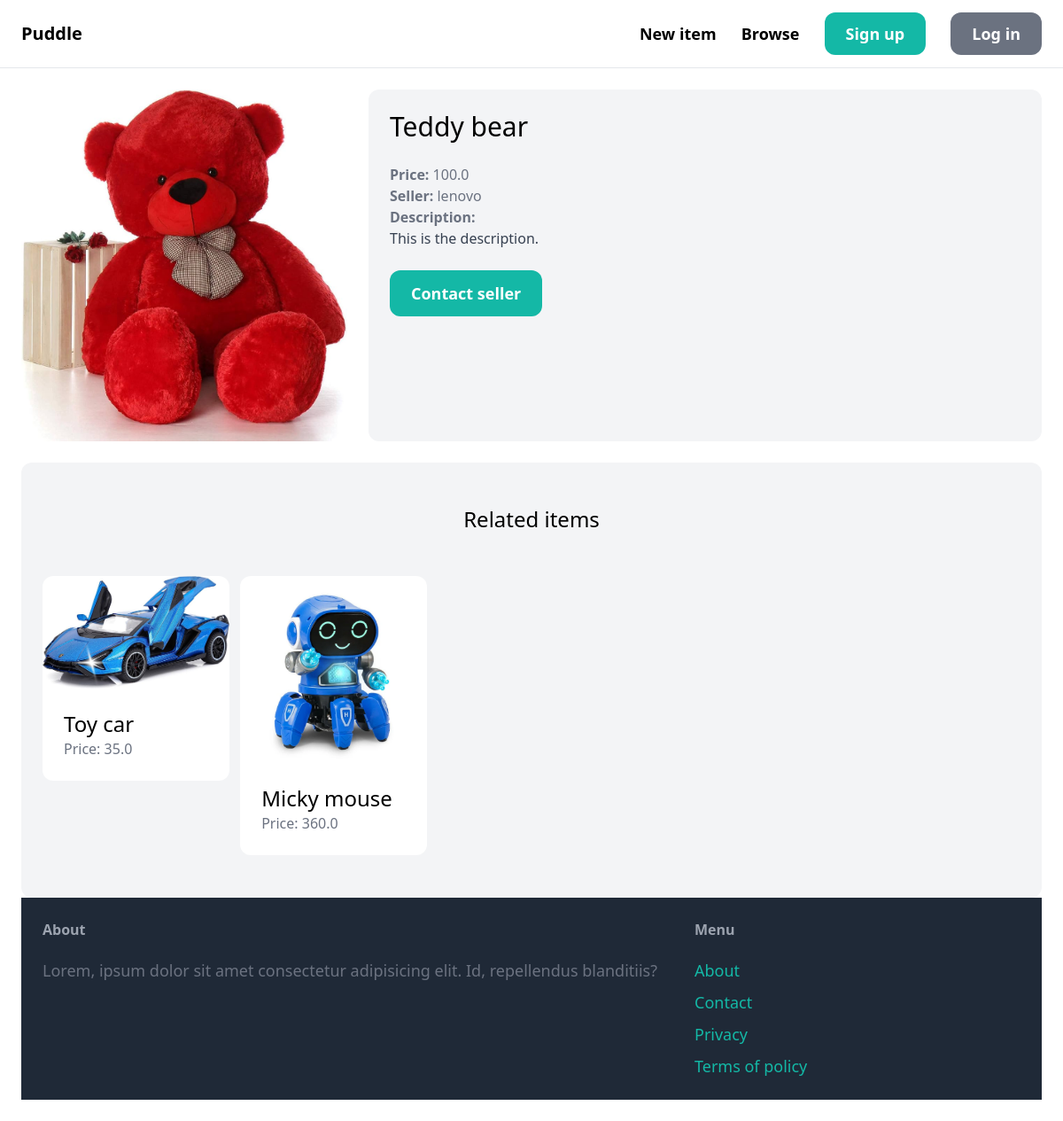
The app's page /items/1/, older data.
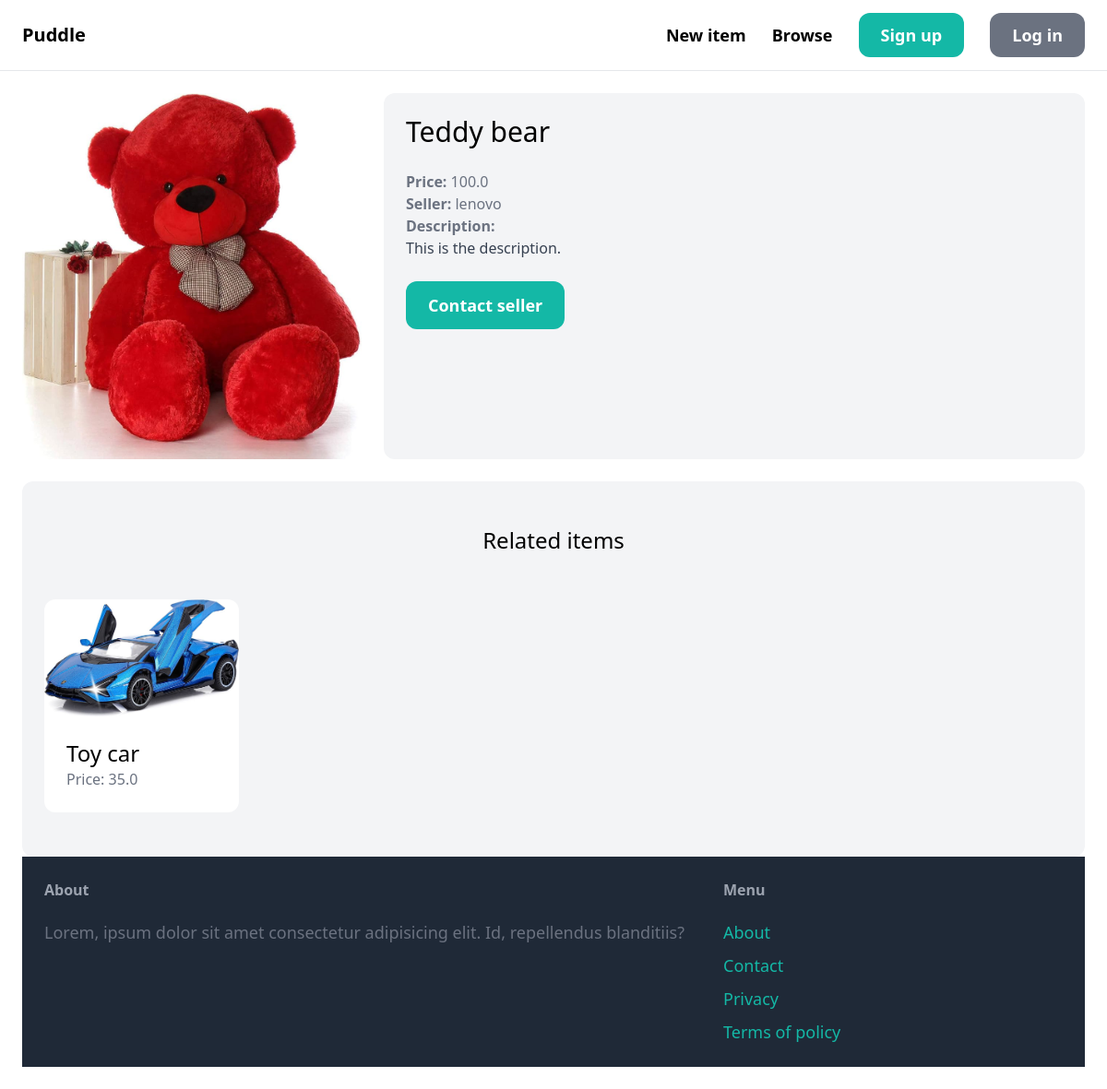
The same page, newer data.
### item/models.py (models this page shows, shortened)
class Item(models.Model):
    category= models.ForeignKey(Category, related_name='items', on_delete=models.CASCADE)
    name= models.CharField(max_length=255)
    description = models.TextField(blank=True, null=True)
    price = models.FloatField()
    image = models.ImageField(upload_to='item_images', blank=True, null=True)
    is_sold = models.BooleanField(default=False)
    created_by = models.ForeignKey(User, related_name = 'items', on_delete=models.CASCADE)
    created_at = models.DateTimeField(auto_now_add=True)

### item/views.py (the view)
# urls.py: path('<int:pk>', views.detail, name='detail'),
def detail(request, pk):
    item = get_object_or_404(Item, pk=pk)
    related_items = Item.objects.filter(category=item.category, is_sold=False).exclude(pk=pk)[0:3]
    return render(request, 'item/detail.html',{
        'item':item,
        'related_items':related_items
    })

### item/templates/item/detail.html (shortened to what this page needs)
{% extends "core/base.html" %}
{% block content %}
<div class="grid grid-cols-3 gap-6">
    <div class="cols-span-3">
        <img src="{{item.image.url}}" class='rounded-xl' alt="">
    </div>
    <div class="col-span-2 p-6 bg-gray-100 rounded-xl">
        <h1 class="mb-6 text-3xl">{{ item.name }}</h1>
        <p class="text-gray-500"><strong>Price: </strong>{{ item.price }}</p>
        <p class="text-gray-500"><strong>Seller: </strong>{{ item.created_by.username }}</p>
        {% if item.description %}
        <p class="text-gray-700">
            <strong class="text-gray-500">Description: </strong><br>
            {{ item.description }}
        </p>
        {% endif %}
        {% if request.user == item.created_by %}
        <div class="mt-6 p-6 bg-white rounded-xl">
            <p>This is your item!</p>
            <a href="{% url 'item:edit' item.id %}" class='inline-block mt-6 px-6 py-3 text-lg font-semibold bg-teal-500 text-white rounded-xl'>Edit</a>
            <a href="{% url 'item:delete' item.id %}" class='inline-block mt-6 px-6 py-3 text-lg font-semibold bg-red-500 text-white rounded-xl'>Delete</a>
        </div>
        {% else %}
            <a href="{% url 'conversation:new' item.id %}" class='inline-block mt-6 px-6 py-3 text-lg font-semibold bg-teal-500 text-white rounded-xl hover:bg-teal-700'>Contact seller</a>
        {% endif %}
    </div>
</div>
<div class="mt-6 px-6 py-12 bg-gray-100 rounded-xl">
    <h2 class="mb-12 text-2xl text-center">Related items</h2>
    <div class="grid grid-cols-5 gap-3">
        {% for item in related_items %}
        <div>
            <a href="{% url 'item:detail' item.id %}">
                <div>
                    <img src="{{ item.image.url }}" class='rounded-t-xl' alt="">
                </div>
                <div class="p-6 bg-white rounded-b-xl">
                    <h2 class="text-2xl">{{ item.name }}</h2>
                    <p class="text-gray-500">Price: {{ item.price }}</p>
                </div>
            </a>
        </div>
        {% endfor %}
    </div>
{% endblock %}

Row changes from the older to the newer data that the page shows:
removed Item: image (picture), name "Micky mouse", price "360.0"
